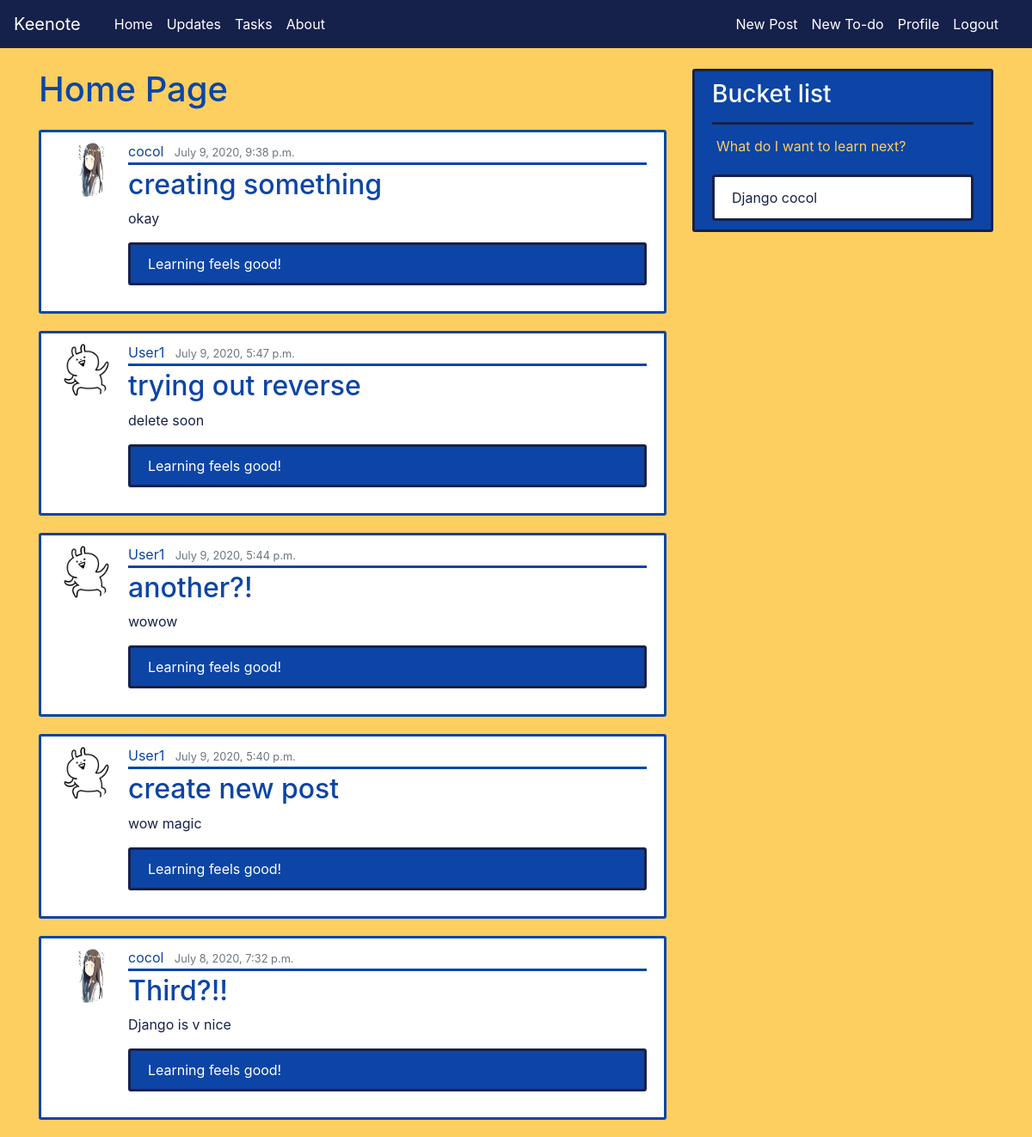
The app's page / (signed in), older data.
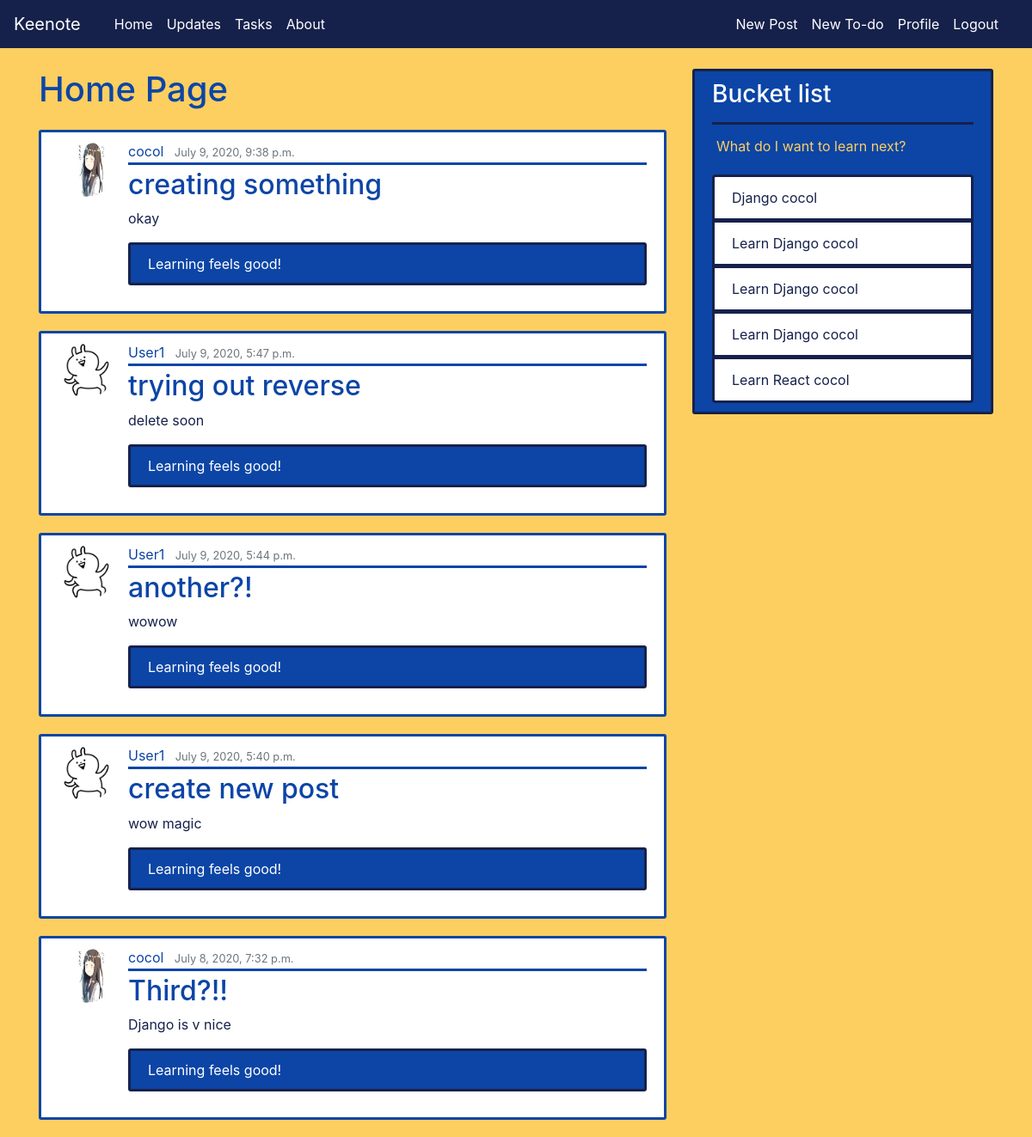
The same page, newer data.
### blog/models.py (models this page shows, shortened)
class Post(models.Model):
    title = models.CharField(max_length = 200)
    content = models.TextField()
    reflections = models.TextField(blank=True)
    date_posted = models.DateTimeField(default=timezone.now)
    author = models.ForeignKey(User, on_delete=models.CASCADE)

class Skill(models.Model):
    title = models.CharField(max_length = 200)
    content = models.TextField()
    author = models.ForeignKey(User, on_delete=models.CASCADE)

### users/models.py (models this page shows, shortened)
class Profile(models.Model):
    user = models.OneToOneField(User, on_delete=models.CASCADE)
    image = models.ImageField(default='default.PNG', upload_to='profile_pics')

### blog/views.py (the view)
# urls.py: path('', PostListView.as_view(), name='blog-home'),
class PostListView(LoginRequiredMixin, ListView):
    model = Post
    template_name = "blog/home.html" # naming convention:<app>/<model>_<viewtype>.html
    context_object_name = 'posts'
    ordering = ['-date_posted']

### blog/templatetags/menu_items.py (called while the page is built)
@register.inclusion_tag('blog/menu_items.html')
def menu_items():
    user = User.objects.first()
    context = {
        'items': Skill.objects.filter(author=user) #filter(author=request.user)
    }
    return context #need to check user

### blog/templates/blog/home.html
{% extends "blog/base.html" %}
{% block content %}
<h1 class="main-home">Home Page</h1>
    {% for post in posts %}
            <article class="media content-section">
                <img class="rounded-circle article-img" src="{{ post.author.profile.image.url }}">
                <div class="media-body">
                    <div class="article-metadata">
                        <a class="mr-2 article-author" href="#">{{ post.author }}</a>
                        <small class="text-muted">{{ post.date_posted }}</small>
                    </div>
                    <h2><a class="article-title" href="{% url 'post-detail' post.id %}">{{ post.title }}</a></h2>
                    <p class="article-content">{{ post.content }}</p>
                    {% if post.reflections %}
                        <p class="article-reflection">{{ post.reflections }}</p>
                    {% endif %}
                </div>
            </article>
    {% endfor %}
{% endblock %}

### blog/templates/blog/menu_items.html
{% for item in items %}
        <li class="list-group-item list-group-item-light task-item">{{ item.title }}  {{ item.author }}</li>
{% endfor %}

Row changes from the older to the newer data that the page shows:
added Skill: title "Learn Django", author "cocol"
added Skill: title "Learn Django", author "cocol"
added Skill: title "Learn Django", author "cocol"
added Skill: title "Learn React", author "cocol"
